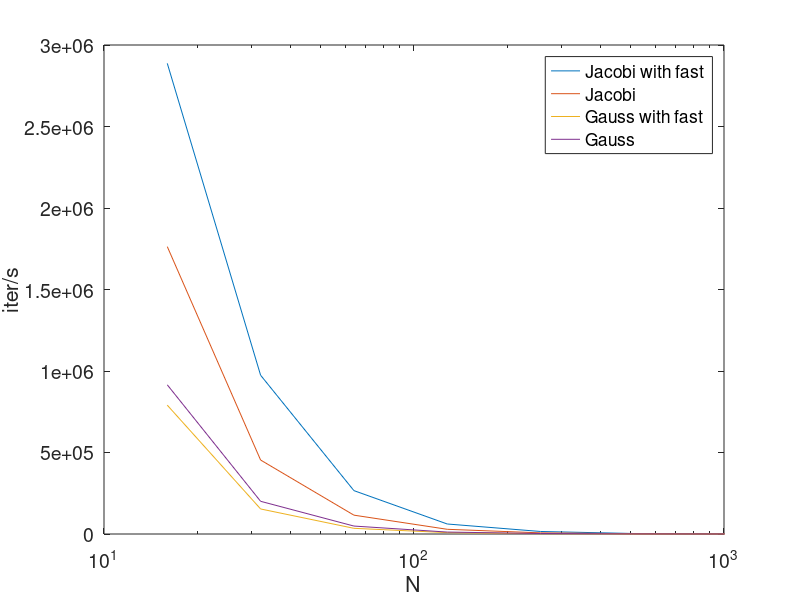

MATLAB code for this plot: (Note: this script raises an error after producing the figure.)
clear; close all;
jacobiFast = load('1_jacobi/jacobiWithFast.txt');
jacobiNoFast = load('1_jacobi/jacobiNoFast.txt');
gaussFast = load('2_gauss/gaussWithFast.txt');
gaussNoFast = load('2_gauss/gaussNoFast.txt');

figure
semilogx(jacobiFast(:,1),jacobiFast(:,4),jacobiNoFast(:,1),jacobiNoFast(:,4),gaussFast(:,1),gaussFast(:,4),gaussNoFast(:,1),gaussNoFast(:,4))
xlabel('N'); ylabel('iter/s');
legend('Jacobi with fast','Jacobi','Gauss with fast','Gauss');
axis([1e1 1e3 0 3e6]);
set(gca,'fontsize',14);
set(gcf, 'Color', 'w');
export_fig 'seqCompare.png'
